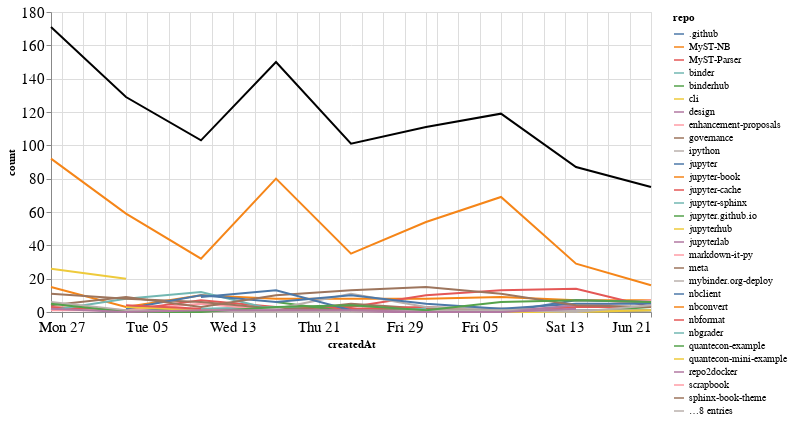

Notebook cell for this chart:
### Markdown cell above
## Comments

### Code cell
comments_time = comments.groupby('repo').resample('W', on='createdAt').count()['author'].reset_index()
comments_time = comments_time.rename(columns={'author': 'count'})
comments_time_total = comments_time.groupby('createdAt').agg({"count": "sum"}).reset_index()
ch1 = alt.Chart(comments_time, width=600).mark_line().encode(
    x='createdAt',
    y='count',
    color='repo',
    tooltip="repo"
)

ch2 = alt.Chart(comments_time_total, width=600).mark_line(color="black").encode(
    x='createdAt',
    y='count',
)

ch1 + ch2

### Figure 1 — Vega-Lite specification as saved in the notebook (floating-point values rounded to 4 significant figures; data arrays with more than 128 entries replaced by an {"elided": "..."} marker saying what was removed)
{"config": {"axisLeft": {"labelFontSize": 15}, "axisBottom": {"labelFontSize": 15}}, "layer": [{"data": {"name": "data-f8a63cfa4fad3137c77d616b85dd824d"}, "mark": "line", "encoding": {"color": {"type": "nominal", "field": "repo"}, "tooltip": {"type": "nominal", "field": "repo"}, "x": {"type": "temporal", "field": "createdAt"}, "y": {"type": "quantitative", "field": "count"}}, "width": 600}, {"data": {"name": "data-779aaff0d10e685630d9b4ca749b7550"}, "mark": {"type": "line", "color": "black"}, "encoding": {"x": {"type": "temporal", "field": "createdAt"}, "y": {"type": "quantitative", "field": "count"}}, "width": 600}], "$schema": "https://vega.github.io/schema/vega-lite/v4.8.1.json", "datasets": {"data-f8a63cfa4fad3137c77d616b85dd824d": {"elided": "180 records"}, "data-779aaff0d10e685630d9b4ca749b7550": [{"createdAt": "2020-04-26T00:00:00", "count": 171}, {"createdAt": "2020-05-03T00:00:00", "count": 129}, {"createdAt": "2020-05-10T00:00:00", "count": 103}, {"createdAt": "2020-05-17T00:00:00", "count": 150}, {"createdAt": "2020-05-24T00:00:00", "count": 101}, {"createdAt": "2020-05-31T00:00:00", "count": 111}, {"createdAt": "2020-06-07T00:00:00", "count": 119}, {"createdAt": "2020-06-14T00:00:00", "count": 87}, {"createdAt": "2020-06-21T00:00:00", "count": 75}]}}
